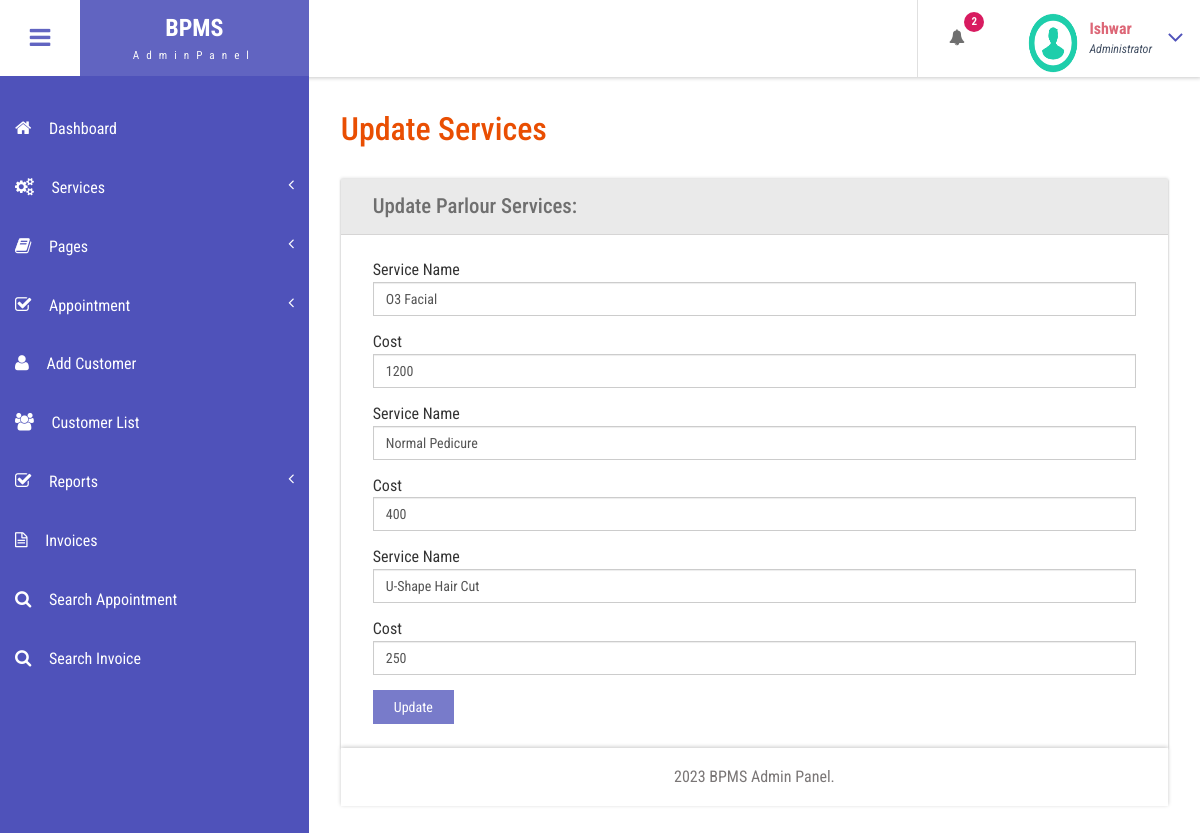
The app's page /admin/edit-services.php?editid=1 (signed in) with its own data.
### tables this page shows
CREATE TABLE `tblservices` (
  `ID` int(10) NOT NULL,
  `ServiceName` varchar(200) DEFAULT NULL,
  `Cost` int(10) DEFAULT NULL,
  `CreationDate` timestamp NULL DEFAULT current_timestamp()
);

### admin/edit-services.php (the view, shortened to what this page needs)
<?php
include('includes/dbconnection.php');
if (strlen($_SESSION['bpmsaid']==0)) {
  header('location:logout.php');
  } else{
  ?>
<!DOCTYPE HTML>
<html>
<head>
<link href="css/bootstrap.css" rel='stylesheet' type='text/css' />
<link href="css/style.css" rel='stylesheet' type='text/css' />
<link href="css/font-awesome.css" rel="stylesheet">
<link href="css/animate.css" rel="stylesheet" type="text/css" media="all">
<link href="css/custom.css" rel="stylesheet">
</head>
<body class="cbp-spmenu-push">
	<div class="main-content">
		 <?php include_once('includes/sidebar.php');?>
	 <?php include_once('includes/header.php');?>
		<div id="page-wrapper">
			<div class="main-page">
				<div class="forms">
					<h3 class="title1">Update Services</h3>
					<div class="form-grids row widget-shadow" data-example-id="basic-forms">
						<div class="form-title">
							<h4>Update Parlour Services:</h4>
						</div>
						<div class="form-body">
							<form method="post">
  <?php
 $cid=$_GET['editid'];
$ret=mysqli_query($con,"select * from  tblservices where ID='$cid'");
while ($row=mysqli_fetch_array($ret)) {
?>
							 <div class="form-group"> <label for="exampleInputEmail1">Service Name</label> <input type="text" class="form-control" id="sername" name="sername" placeholder="Service Name" value="<?php  echo $row['ServiceName'];?>" required="true"> </div> <div class="form-group"> <label for="exampleInputPassword1">Cost</label> <input type="text" id="cost" name="cost" class="form-control" placeholder="Cost" value="<?php  echo $row['Cost'];?>" required="true"> </div>
							 <?php } ?>
							  <button type="submit" name="submit" class="btn btn-default">Update</button> </form>
						</div>
					</div>
			</div>
		</div>
		 <?php include_once('includes/footer.php');?>
	</div>
</body>
</html>
<?php } ?>

### admin/includes/header.php (shortened to what this page needs)
<div class="sticky-header header-section ">
      <div class="header-left">
        <button id="showLeftPush"><i class="fa fa-bars"></i></button>
        <div class="logo">
          <a href="index.html">
            <h1>BPMS</h1>
            <span>AdminPanel</span>
          </a>
        </div>
      </div>
      <div class="header-right">
        <div class="profile_details_left">
          <ul class="nofitications-dropdown">
            <?php
$ret1=mysqli_query($con,"select ID,Name from  tblappointment where Status=''");
$num=mysqli_num_rows($ret1);
?>
            <li class="dropdown head-dpdn">
              <a href="#" class="dropdown-toggle" data-toggle="dropdown" aria-expanded="false"><i class="fa fa-bell"></i><span class="badge blue"><?php echo $num;?></span></a>
            </li>
          </ul>
          <div class="clearfix"> </div>
        </div>
        <div class="profile_details">
        <?php
$adid=$_SESSION['bpmsaid'];
$ret=mysqli_query($con,"select AdminName from tbladmin where ID='$adid'");
$row=mysqli_fetch_array($ret);
$name=$row['AdminName'];
?>
          <ul>
            <li class="dropdown profile_details_drop">
              <a href="#" class="dropdown-toggle" data-toggle="dropdown" aria-expanded="false">
                <div class="profile_img">
                  <span class="prfil-img"><img src="images/download (1).png" alt="" width="50" height="60"> </span>
                  <div class="user-name">
                    <p><?php echo $name; ?></p>
                    <span>Administrator</span>
                  </div>
                  <i class="fa fa-angle-down lnr"></i>
                  <div class="clearfix"></div>
                </div>
              </a>
            </li>
          </ul>
        </div>
      </div>
      <div class="clearfix"> </div>
    </div>

### admin/css/style.css (style rules this page uses)
h4, h5, h6, h1, h2, h3 { margin: 0; }
ul, ol { margin: 0; }
p { margin: 0; }
html, body { font-family: 'Roboto Condensed', sans-serif; font-size: 100%; overflow-x: hidden; background: #fff; }
body a { transition: 0.5s all ease; -webkit-transition: 0.5s all ease; -moz-transition: 0.5s all ease; -o-transition: 0.5s all ease; -ms-transition: 0.5s all ease; text-decoration:none; }
h1,h2,h3,h4,h5,h6 { margin:0; }
p { margin:0; }
ul,label { margin:0; padding:0; }
.main-content { position: relative; }
.sticky-header { position: fixed; top: 0; left:0px; width: 100%; z-index: 100; }
.header-section { background:#FFF; box-shadow: 1px 1px 4px rgba(0, 0, 0, 0.21); -webkit-box-shadow: 1px 1px 4px rgba(0, 0, 0, 0.21); -moz-box-shadow: 1px 1px 4px rgba(0, 0, 0, 0.21); -o-box-shadow: 1px 1px 4px rgba(0, 0, 0, 0.21); }
.header-section::after { clear: both; display: block; content: ''; }
.header-left { float: left; width: 45%; }
.header-right { float: right; }
button#showLeftPush { font-size: 1.5em; width: 80px; padding: 0.87em 0; text-align: center; cursor: pointer; float: left; color: #6F6F6F; -moz-transition: all 0.2s ease-out 0s; -webkit-transition: all 0.2s ease-out 0s; transition: all 0.2s ease-out 0s; border: none; background-color: #fff; outline:none; }
.cbp-spmenu-push { overflow-x: hidden; position: relative; }
.cbp-spmenu, .cbp-spmenu-push { -webkit-transition: all 0.3s ease; -moz-transition: all 0.3s ease; transition: all 0.3s ease; }
.cbp-spmenu-push div#page-wrapper { margin: 0 0 0 19.3em; transition:.5s all; -webkit-transition:.5s all; -moz-transition:.5s all; }
.fa { display: inline-block; font-family: FontAwesome; font-style: normal; font-weight: normal; line-height: 1; -webkit-font-smoothing: antialiased; -moz-osx-font-smoothing: grayscale; }
.logo { background: #6164C1; text-align: center; float: left; }
.logo a { padding: 0.9em 3.3em .7em; display: block; text-decoration: none; }
.logo a h1 { color: #fff; font-size: 1.5em; line-height: 1.2em; font-weight: 700; }
.logo a span { color: #F8F8F8; font-size: .7em; text-align: center; letter-spacing: 7px; }
.profile_details_left { float: left; }
li.dropdown.head-dpdn { display: inline-block; padding: 1.7em 0; border-left: 1px solid #E0E0E0; float: left; }
li.dropdown.head-dpdn a.dropdown-toggle { padding: 1.7em 2em; }
i.fa.fa-bell { color:#6F6F6F; }
.header-right span.badge { font-size: 11px; font-weight: bold; color: #FFF; background: #8BC34A; line-height: 15px; width: 20px; height: 20px; border-radius: 2em; -webkit-border-radius: 2em; -moz-border-radius: 2em; -o-border-radius: 2em; text-align: center; display: inline-block; position: absolute; top: 16%; padding: 2px 0 0; }
.header-right span.blue { background-color:#D81B60; }
.profile_details { float: right; }
.profile_details_drop a.dropdown-toggle { display:block; padding: 0.8em 3em 0 2em; }
.profile_img span.prfil-img { float:left; }
.user-name { float:left; margin-top:8px; margin-left:11px; height:35px; }
.profile_details ul li { list-style-type:none; position:relative; }
.profile_details li a i.fa.lnr { position: absolute; top: 34%; right: 8%; color: #4F52BA; font-size: 1.6em; }
.user-name p { font-size:1em; color:#DD6777; line-height:1em; font-weight:700; }
.user-name span { font-size: .75em; font-style: italic; color: #424f63; font-weight: normal; margin-top: .3em; }
.charts,.row { margin: 2em 0 0; }
.widget-shadow { background-color: #fff; box-shadow: 0 -1px 3px rgba(0,0,0,.12),0 1px 2px rgba(0,0,0,.24); -webkit-box-shadow: 0 -1px 3px rgba(0,0,0,.12),0 1px 2px rgba(0,0,0,.24); -moz-box-shadow: 0 -1px 3px rgba(0,0,0,.12),0 1px 2px rgba(0,0,0,.24); }
h3.title1 { font-size: 2em; color: #e94e02; margin-bottom: 0.8em; }
.forms h3.title1 { margin-bottom:0; }
.forms h4 { font-size: 1.3em; color: #6F6F6F; }
.form-title { padding: 1em 2em; background-color: #EAEAEA; border-bottom: 1px solid #D6D5D5; }
.form-body { padding: 1.5em 2em; }
.forms label { font-weight: 400; }
.form-control { border-radius: inherit; }
.forms button.btn.btn-default { background-color: rgba(97, 100, 193, 0.85); color: #fff; padding: .5em 1.5em; border: none; outline:none; border-radius: inherit; }

### admin/css/custom.css (style rules this page uses)
#page-wrapper { padding:7em 2em 2.5em; background-image:url(background-image: url('images/be.jpg'); }

### records on screen
tblservices: sername "O3 Facial", cost "1200"
tblservices: sername "Normal Pedicure", cost "400"
tblservices: sername "U-Shape Hair Cut", cost "250"

### other values on screen
$num "2"
$name "Ishwar"
